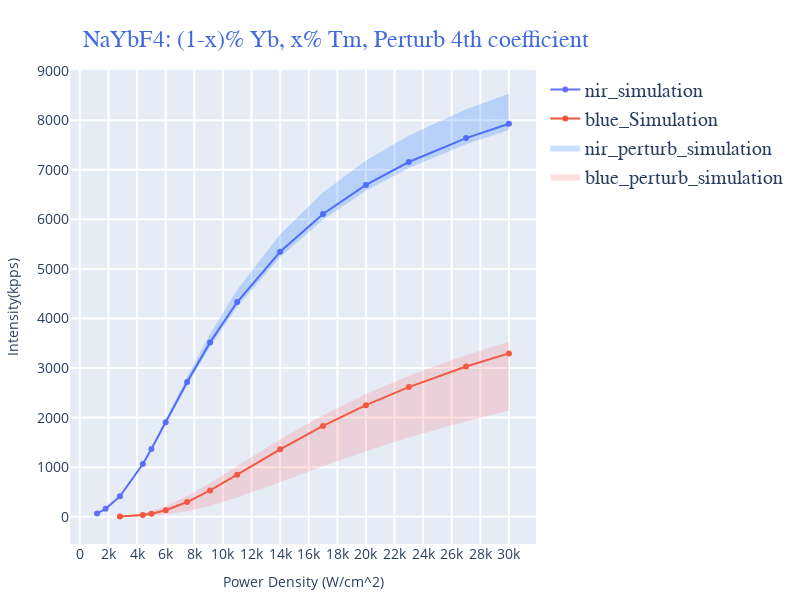
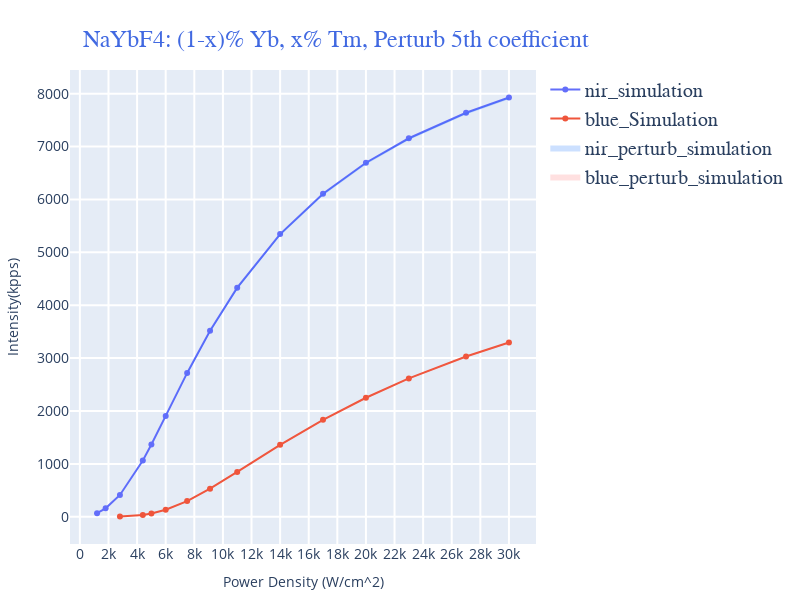
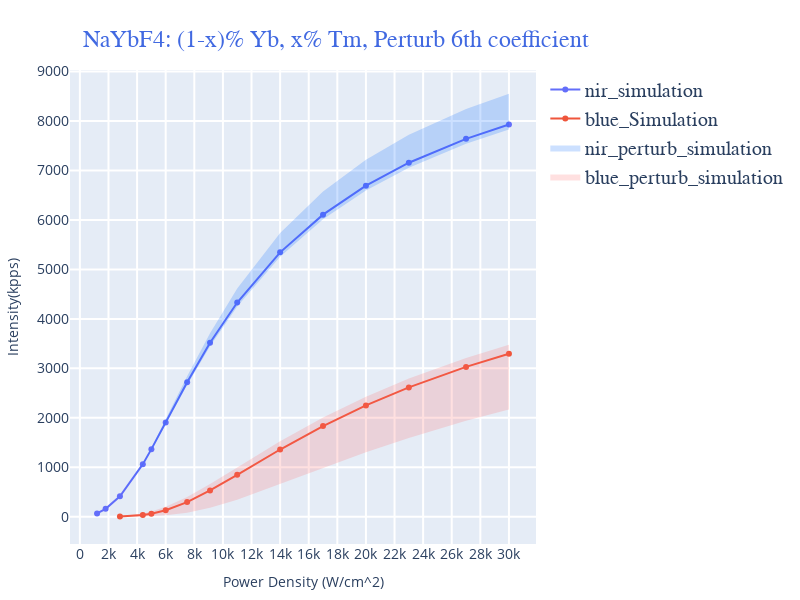
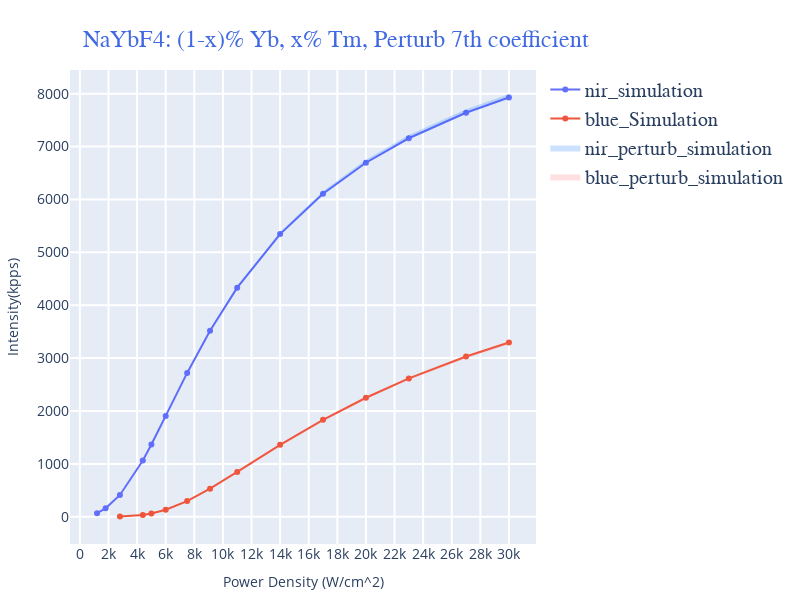

The code cell stored with these charts, in order, in its notebook:
### Code cell
for i in range(3,7):
    fig = go.Figure()

    fig.add_trace(go.Scatter(x=power[x][0], y=experimental_data_NIR, mode='lines+markers', name='nir_simulation'))
    fig.add_trace(go.Scatter(x=power[x][1], y=experimental_data_blue, mode='lines+markers', name='blue_Simulation'))

    # fig.add_trace(go.Scatter(x=power[x][0], y=new_data_nir_minus[i], mode='lines+markers', name='nir_neg_perturb_simulation'))
    # fig.add_trace(go.Scatter(x=power[x][1], y=new_data_blue_minus[i], mode='lines+markers', name='blue_neg_perturb_simulation'))
    # fig.add_trace(go.Scatter(x=power[x][0], y=new_data_nir_plus[i], mode='lines+markers', name='nir_pos_perturb_simulation'))
    # fig.add_trace(go.Scatter(x=power[x][1], y=new_data_blue_plus[i], mode='lines+markers', name='blue_pos_perturb_simulation'))

    fig.add_trace(go.Scatter(
        x=power[x][0] + power[x][0][::-1],
        y=new_data_nir_minus[i] + new_data_nir_plus[i][::-1],
        fill='toself',
        fillcolor='rgba(0, 102, 255, 0.2)',
        line=dict(color='rgba(255,255,255,0)'),
        name='nir_perturb_simulation'
    ))

    fig.add_trace(go.Scatter(
        x=power[x][1] + power[x][1][::-1],
        y= new_data_blue_minus[i] + new_data_blue_plus[i][::-1],
        fill='toself',
        fillcolor='rgba(255, 102, 102, 0.2)',
        line=dict(color='rgba(255,255,255,0)'),
        name='blue_perturb_simulation'
    ))

    fig.update_xaxes(title_font=dict(size=18, color='black'),tickfont=dict(size=14),showgrid=True, gridwidth=2, gridcolor='white', dtick=2000)
    fig.update_yaxes(title_font=dict(size=18, color='black'),tickfont=dict(size=14),showgrid=True, gridwidth=2, gridcolor='white')
    
    iPrint = 1+i
    fig.update_layout(
        title_text=f'NaYbF4: (1-x)% Yb, x% Tm, Perturb {iPrint}th coefficient',  # Main Title
        title_font=dict(size=24, family="Arial, sans-serif", color='royalblue'),
        width=800, height=600,
        xaxis_title='Power Density (W/cm^2)',
        yaxis_title='Intensity(kpps)',
        title_x=0.42,  # Center the main title
        title_y=0.95,  # Adjust the vertical position of the main title
        showlegend=True, margin=dict(l=20, r=20, b=20, t=70),
        legend=dict(
            font=dict(
                size=20,
                family="Arial, sans-serif"
            )
        )
    )

    fig.show()

### Figure 1 — Plotly figure (JSON) as saved in the notebook; plotly's stock layout.template omitted (floating-point values rounded to 4 significant figures)
{"data": [{"mode": "lines+markers", "name": "nir_simulation", "type": "scatter", "x": [1200, 1800, 2800, 4400, 5000, 6000, 7500, 9100, 11000, 14000, 17000, 20000, 23000, 27000, 30000], "y": [67.75, 159.8, 412.1, 1064.0, 1367.0, 1906.0, 2720.0, 3518.0, 4331.0, 5346.0, 6108.0, 6694.0, 7157.0, 7639.0, 7929.0]}, {"mode": "lines+markers", "name": "blue_Simulation", "type": "scatter", "x": [2800, 4400, 5000, 6000, 7500, 9100, 11000, 14000, 17000, 20000, 23000, 27000, 30000], "y": [4.178, 34.73, 61.59, 131.9, 296.8, 531.3, 848.6, 1360.0, 1832.0, 2251.0, 2616.0, 3030.0, 3296.0]}, {"fill": "toself", "fillcolor": "rgba(0, 102, 255, 0.2)", "line": {"color": "rgba(255,255,255,0)"}, "name": "nir_perturb_simulation", "type": "scatter", "x": [1200, 1800, 2800, 4400, 5000, 6000, 7500, 9100, 11000, 14000, 17000, 20000, 23000, 27000, 30000, 30000, 27000, 23000, 20000, 17000, 14000, 11000, 9100, 7500, 6000, 5000, 4400, 2800, 1800, 1200], "y": [67.78, 160.0, 413.6, 1077.0, 1390.0, 1954.0, 2821.0, 3686.0, 4579.0, 5698.0, 6540.0, 7185.0, 7693.0, 8220.0, 8535.0, 7804.0, 7516.0, 7036.0, 6576.0, 5993.0, 5238.0, 4236.0, 3436.0, 2655.0, 1862.0, 1338.0, 1043.0, 407.6, 158.9, 67.58]}, {"fill": "toself", "fillcolor": "rgba(255, 102, 102, 0.2)", "line": {"color": "rgba(255,255,255,0)"}, "name": "blue_perturb_simulation", "type": "scatter", "x": [2800, 4400, 5000, 6000, 7500, 9100, 11000, 14000, 17000, 20000, 23000, 27000, 30000, 30000, 27000, 23000, 20000, 17000, 14000, 11000, 9100, 7500, 6000, 5000, 4400, 2800], "y": [1.436, 10.8, 19.35, 43.53, 108.7, 217.2, 386.2, 698.4, 1020.0, 1324.0, 1601.0, 1928.0, 2143.0, 3532.0, 3264.0, 2845.0, 2474.0, 2048.0, 1561.0, 1026.0, 683.1, 417.1, 213.6, 115.2, 72.55, 12.6]}], "layout": {"height": 600, "legend": {"font": {"family": "Arial, sans-serif", "size": 20}}, "margin": {"b": 20, "l": 20, "r": 20, "t": 70}, "showlegend": true, "title": {"font": {"color": "royalblue", "family": "Arial, sans-serif", "size": 24}, "text": "NaYbF4: (1-x)% Yb, x% Tm, Perturb 4th coefficient", "x": 0.42, "y": 0.95}, "width": 800, "xaxis": {"dtick": 2000, "gridcolor": "white", "gridwidth": 2, "showgrid": true, "tickfont": {"size": 14}, "title": {"text": "Power Density (W/cm^2)"}}, "yaxis": {"gridcolor": "white", "gridwidth": 2, "showgrid": true, "tickfont": {"size": 14}, "title": {"text": "Intensity(kpps)"}}}}

### Figure 2 — Plotly figure (JSON) as saved in the notebook; plotly's stock layout.template omitted (floating-point values rounded to 4 significant figures)
{"data": [{"mode": "lines+markers", "name": "nir_simulation", "type": "scatter", "x": [1200, 1800, 2800, 4400, 5000, 6000, 7500, 9100, 11000, 14000, 17000, 20000, 23000, 27000, 30000], "y": [67.75, 159.8, 412.1, 1064.0, 1367.0, 1906.0, 2720.0, 3518.0, 4331.0, 5346.0, 6108.0, 6694.0, 7157.0, 7639.0, 7929.0]}, {"mode": "lines+markers", "name": "blue_Simulation", "type": "scatter", "x": [2800, 4400, 5000, 6000, 7500, 9100, 11000, 14000, 17000, 20000, 23000, 27000, 30000], "y": [4.178, 34.73, 61.59, 131.9, 296.8, 531.3, 848.6, 1360.0, 1832.0, 2251.0, 2616.0, 3030.0, 3296.0]}, {"fill": "toself", "fillcolor": "rgba(0, 102, 255, 0.2)", "line": {"color": "rgba(255,255,255,0)"}, "name": "nir_perturb_simulation", "type": "scatter", "x": [1200, 1800, 2800, 4400, 5000, 6000, 7500, 9100, 11000, 14000, 17000, 20000, 23000, 27000, 30000, 30000, 27000, 23000, 20000, 17000, 14000, 11000, 9100, 7500, 6000, 5000, 4400, 2800, 1800, 1200], "y": [67.97, 160.2, 413.1, 1066.0, 1369.0, 1909.0, 2723.0, 3521.0, 4335.0, 5349.0, 6111.0, 6698.0, 7160.0, 7643.0, 7932.0, 7896.0, 7606.0, 7124.0, 6661.0, 6074.0, 5312.0, 4299.0, 3486.0, 2691.0, 1881.0, 1346.0, 1045.0, 402.6, 155.4, 65.67]}, {"fill": "toself", "fillcolor": "rgba(255, 102, 102, 0.2)", "line": {"color": "rgba(255,255,255,0)"}, "name": "blue_perturb_simulation", "type": "scatter", "x": [2800, 4400, 5000, 6000, 7500, 9100, 11000, 14000, 17000, 20000, 23000, 27000, 30000, 30000, 27000, 23000, 20000, 17000, 14000, 11000, 9100, 7500, 6000, 5000, 4400, 2800], "y": [4.188, 34.79, 61.68, 132.1, 297.1, 531.7, 849.2, 1360.0, 1833.0, 2252.0, 2617.0, 3031.0, 3297.0, 3282.0, 3017.0, 2603.0, 2239.0, 1822.0, 1351.0, 842.1, 526.5, 293.6, 130.1, 60.63, 34.13, 4.081]}], "layout": {"height": 600, "legend": {"font": {"family": "Arial, sans-serif", "size": 20}}, "margin": {"b": 20, "l": 20, "r": 20, "t": 70}, "showlegend": true, "title": {"font": {"color": "royalblue", "family": "Arial, sans-serif", "size": 24}, "text": "NaYbF4: (1-x)% Yb, x% Tm, Perturb 5th coefficient", "x": 0.42, "y": 0.95}, "width": 800, "xaxis": {"dtick": 2000, "gridcolor": "white", "gridwidth": 2, "showgrid": true, "tickfont": {"size": 14}, "title": {"text": "Power Density (W/cm^2)"}}, "yaxis": {"gridcolor": "white", "gridwidth": 2, "showgrid": true, "tickfont": {"size": 14}, "title": {"text": "Intensity(kpps)"}}}}

### Figure 3 — Plotly figure (JSON) as saved in the notebook; plotly's stock layout.template omitted (floating-point values rounded to 4 significant figures)
{"data": [{"mode": "lines+markers", "name": "nir_simulation", "type": "scatter", "x": [1200, 1800, 2800, 4400, 5000, 6000, 7500, 9100, 11000, 14000, 17000, 20000, 23000, 27000, 30000], "y": [67.75, 159.8, 412.1, 1064.0, 1367.0, 1906.0, 2720.0, 3518.0, 4331.0, 5346.0, 6108.0, 6694.0, 7157.0, 7639.0, 7929.0]}, {"mode": "lines+markers", "name": "blue_Simulation", "type": "scatter", "x": [2800, 4400, 5000, 6000, 7500, 9100, 11000, 14000, 17000, 20000, 23000, 27000, 30000], "y": [4.178, 34.73, 61.59, 131.9, 296.8, 531.3, 848.6, 1360.0, 1832.0, 2251.0, 2616.0, 3030.0, 3296.0]}, {"fill": "toself", "fillcolor": "rgba(0, 102, 255, 0.2)", "line": {"color": "rgba(255,255,255,0)"}, "name": "nir_perturb_simulation", "type": "scatter", "x": [1200, 1800, 2800, 4400, 5000, 6000, 7500, 9100, 11000, 14000, 17000, 20000, 23000, 27000, 30000, 30000, 27000, 23000, 20000, 17000, 14000, 11000, 9100, 7500, 6000, 5000, 4400, 2800, 1800, 1200], "y": [67.54, 158.9, 407.8, 1045.0, 1341.0, 1867.0, 2663.0, 3446.0, 4250.0, 5254.0, 6012.0, 6596.0, 7058.0, 7540.0, 7829.0, 8553.0, 8243.0, 7722.0, 7219.0, 6577.0, 5736.0, 4612.0, 3712.0, 2839.0, 1963.0, 1395.0, 1080.0, 414.2, 160.1, 67.8]}, {"fill": "toself", "fillcolor": "rgba(255, 102, 102, 0.2)", "line": {"color": "rgba(255,255,255,0)"}, "name": "blue_perturb_simulation", "type": "scatter", "x": [2800, 4400, 5000, 6000, 7500, 9100, 11000, 14000, 17000, 20000, 23000, 27000, 30000, 30000, 27000, 23000, 20000, 17000, 14000, 11000, 9100, 7500, 6000, 5000, 4400, 2800], "y": [11.85, 68.04, 108.6, 202.9, 400.0, 659.7, 996.5, 1524.0, 2005.0, 2427.0, 2795.0, 3210.0, 3476.0, 2168.0, 1940.0, 1595.0, 1302.0, 984.7, 653.8, 341.6, 180.3, 82.88, 29.3, 11.56, 5.891, 0.559]}], "layout": {"height": 600, "legend": {"font": {"family": "Arial, sans-serif", "size": 20}}, "margin": {"b": 20, "l": 20, "r": 20, "t": 70}, "showlegend": true, "title": {"font": {"color": "royalblue", "family": "Arial, sans-serif", "size": 24}, "text": "NaYbF4: (1-x)% Yb, x% Tm, Perturb 6th coefficient", "x": 0.42, "y": 0.95}, "width": 800, "xaxis": {"dtick": 2000, "gridcolor": "white", "gridwidth": 2, "showgrid": true, "tickfont": {"size": 14}, "title": {"text": "Power Density (W/cm^2)"}}, "yaxis": {"gridcolor": "white", "gridwidth": 2, "showgrid": true, "tickfont": {"size": 14}, "title": {"text": "Intensity(kpps)"}}}}

### Figure 4 — Plotly figure (JSON) as saved in the notebook; plotly's stock layout.template omitted (floating-point values rounded to 4 significant figures)
{"data": [{"mode": "lines+markers", "name": "nir_simulation", "type": "scatter", "x": [1200, 1800, 2800, 4400, 5000, 6000, 7500, 9100, 11000, 14000, 17000, 20000, 23000, 27000, 30000], "y": [67.75, 159.8, 412.1, 1064.0, 1367.0, 1906.0, 2720.0, 3518.0, 4331.0, 5346.0, 6108.0, 6694.0, 7157.0, 7639.0, 7929.0]}, {"mode": "lines+markers", "name": "blue_Simulation", "type": "scatter", "x": [2800, 4400, 5000, 6000, 7500, 9100, 11000, 14000, 17000, 20000, 23000, 27000, 30000], "y": [4.178, 34.73, 61.59, 131.9, 296.8, 531.3, 848.6, 1360.0, 1832.0, 2251.0, 2616.0, 3030.0, 3296.0]}, {"fill": "toself", "fillcolor": "rgba(0, 102, 255, 0.2)", "line": {"color": "rgba(255,255,255,0)"}, "name": "nir_perturb_simulation", "type": "scatter", "x": [1200, 1800, 2800, 4400, 5000, 6000, 7500, 9100, 11000, 14000, 17000, 20000, 23000, 27000, 30000, 30000, 27000, 23000, 20000, 17000, 14000, 11000, 9100, 7500, 6000, 5000, 4400, 2800, 1800, 1200], "y": [67.75, 159.8, 412.1, 1064.0, 1367.0, 1906.0, 2719.0, 3515.0, 4328.0, 5341.0, 6103.0, 6689.0, 7151.0, 7633.0, 7922.0, 7995.0, 7704.0, 7216.0, 6749.0, 6156.0, 5386.0, 4361.0, 3539.0, 2734.0, 1914.0, 1371.0, 1066.0, 412.5, 159.8, 67.76]}, {"fill": "toself", "fillcolor": "rgba(255, 102, 102, 0.2)", "line": {"color": "rgba(255,255,255,0)"}, "name": "blue_perturb_simulation", "type": "scatter", "x": [2800, 4400, 5000, 6000, 7500, 9100, 11000, 14000, 17000, 20000, 23000, 27000, 30000, 30000, 27000, 23000, 20000, 17000, 14000, 11000, 9100, 7500, 6000, 5000, 4400, 2800], "y": [4.2, 34.89, 61.85, 132.4, 297.7, 532.6, 850.4, 1362.0, 1835.0, 2254.0, 2619.0, 3033.0, 3299.0, 3263.0, 2998.0, 2585.0, 2222.0, 1806.0, 1336.0, 830.6, 517.9, 287.9, 127.1, 59.09, 33.22, 3.97]}], "layout": {"height": 600, "legend": {"font": {"family": "Arial, sans-serif", "size": 20}}, "margin": {"b": 20, "l": 20, "r": 20, "t": 70}, "showlegend": true, "title": {"font": {"color": "royalblue", "family": "Arial, sans-serif", "size": 24}, "text": "NaYbF4: (1-x)% Yb, x% Tm, Perturb 7th coefficient", "x": 0.42, "y": 0.95}, "width": 800, "xaxis": {"dtick": 2000, "gridcolor": "white", "gridwidth": 2, "showgrid": true, "tickfont": {"size": 14}, "title": {"text": "Power Density (W/cm^2)"}}, "yaxis": {"gridcolor": "white", "gridwidth": 2, "showgrid": true, "tickfont": {"size": 14}, "title": {"text": "Intensity(kpps)"}}}}
